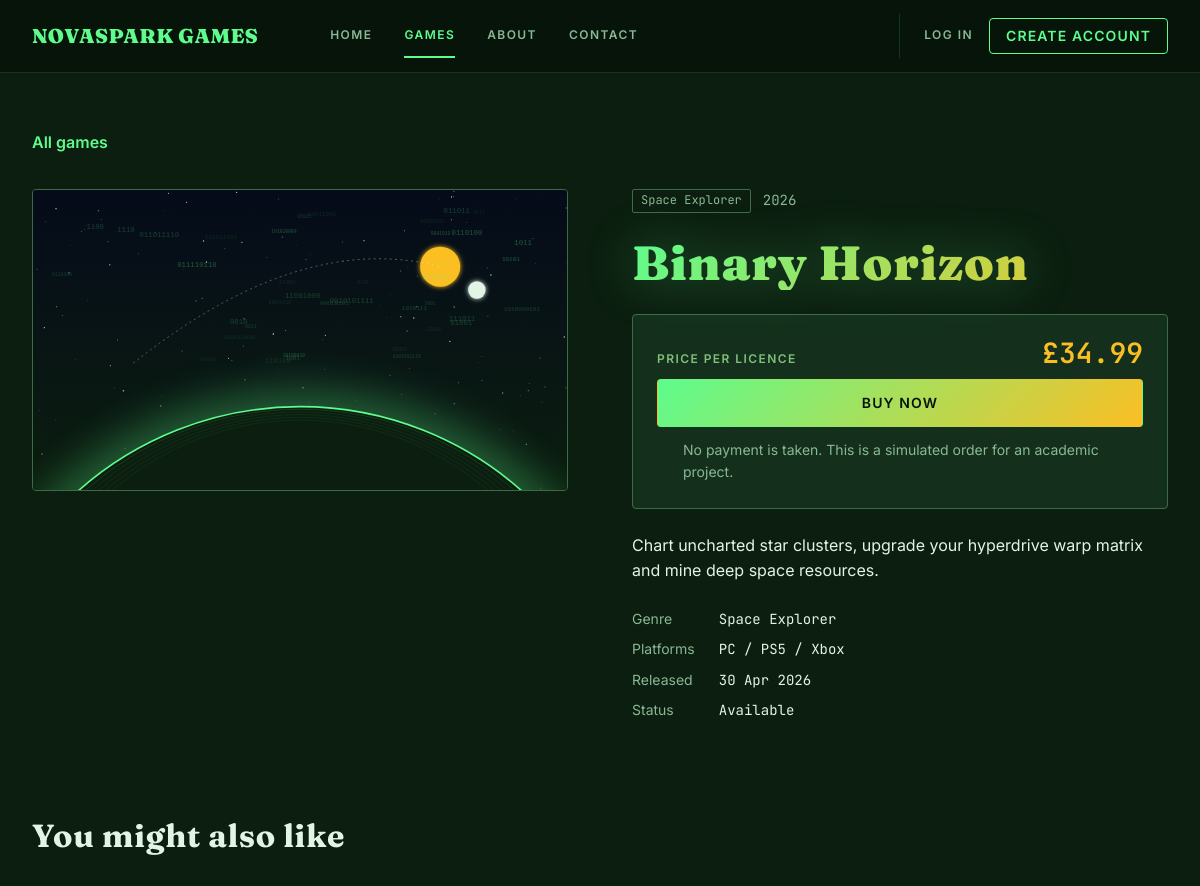
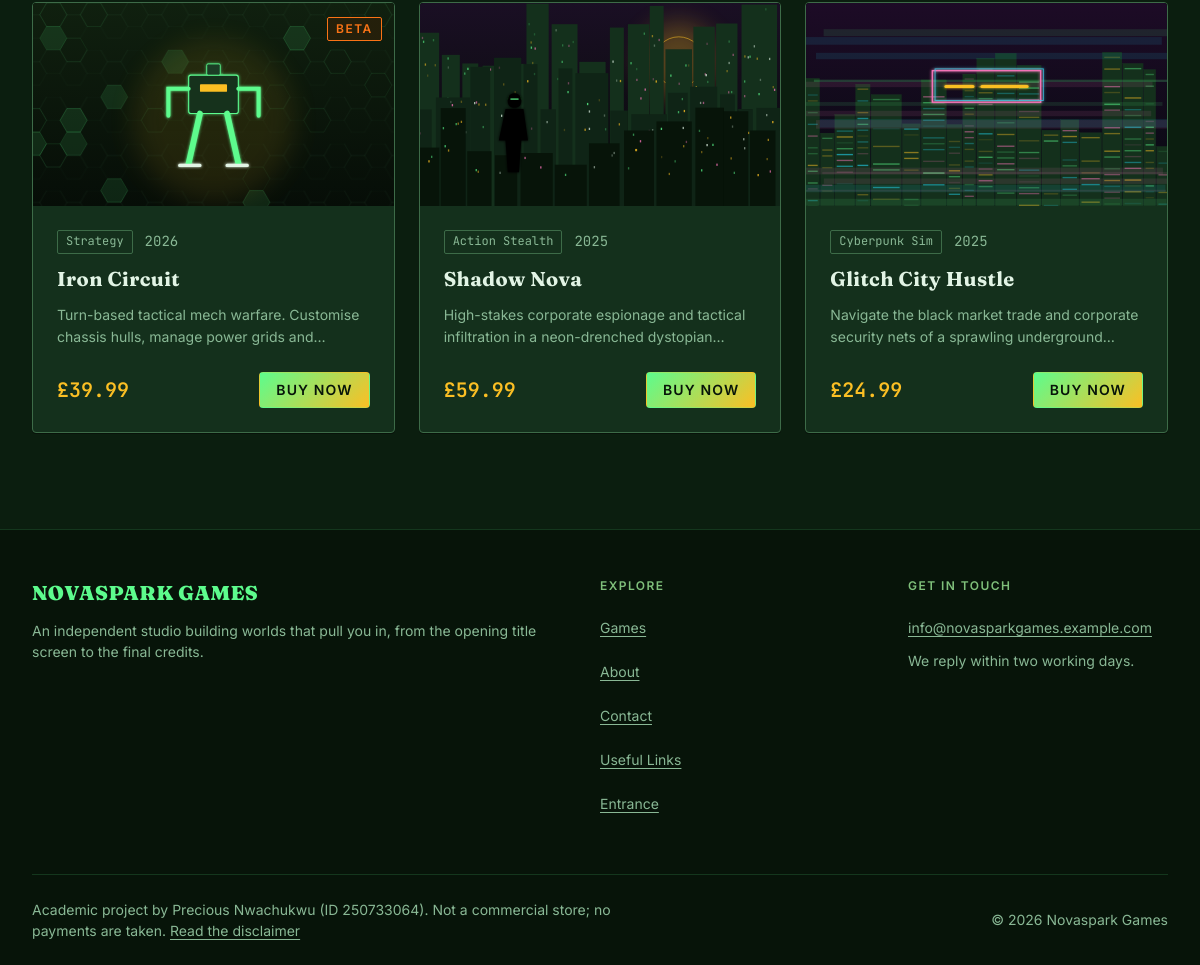
/game.php?id=9, run on the app's committed database (2 pictures, top to bottom).
### tables this page shows
CREATE TABLE games (
    id           INT AUTO_INCREMENT PRIMARY KEY,
    title        VARCHAR(100)  NOT NULL,
    slug         VARCHAR(120)  NULL,
    genre        VARCHAR(50)   NOT NULL,
    price        DECIMAL(10,2) NOT NULL,
    description  TEXT          NOT NULL,
    release_year INT           NOT NULL,
    image_url    VARCHAR(255)  DEFAULT 'assets/img/games/fallback.svg',
    status       ENUM('available','coming_soon','beta','hidden') NOT NULL DEFAULT 'available',
    release_date DATE          NULL,
    platforms    VARCHAR(100)  NULL
);

### includes/helpers.php (called while the page is built, shortened)
<?php
function config(string $key)
{
    static $config = null;
    if ($config === null) {
        $file = is_file(__DIR__ . '/config.php') ? __DIR__ . '/config.php' : __DIR__ . '/config.example.php';
        $config = require $file;
    }
    $env = getenv($key);
    return $config[$key] ?? null;
}
require __DIR__ . '/db.php';
function e($value): string
{
    return htmlspecialchars((string) $value, ENT_QUOTES | ENT_SUBSTITUTE, 'UTF-8');
}
function money($amount): string
{
    return '£' . number_format((float) $amount, 2);
}
function fmt_date(?string $value): string
{
    $ts = strtotime($value);
    return $ts ? date('j M Y', $ts) : '';
}
function base_url(): string
{
    static $base = null;
    if ($base !== null) {
        return $base;
    }
    $configured = (string) config('BASE_URL');
    $script = realpath($_SERVER['SCRIPT_FILENAME'] ?? '') ?: '';
    $root   = realpath(APP_ROOT) ?: APP_ROOT;
    $name   = $_SERVER['SCRIPT_NAME'] ?? '/';
    if ($script !== '' && strpos($script, $root) === 0) {
        $inside = str_replace('\\', '/', substr($script, strlen($root)));
        if ($inside !== '' && substr($name, -strlen($inside)) === $inside) {
            return $base = rtrim(substr($name, 0, -strlen($inside)), '/') . '/';
        }
    }
    return $base = rtrim(dirname($name), '/\\') . '/';
}
function url(string $path = ''): string
{
    return base_url() . ltrim($path, '/');
}
function img_src(?string $src): string
{
    $src = trim((string) $src);
    return preg_match('#^https?://#i', $src) ? $src : url($src);
}
function can_buy(array $game): bool
{
    return in_array($game['status'], ['available', 'beta'], true);
}
function find_game(int $id, bool $includeHidden = false): ?array
{
    $sql = 'SELECT * FROM games WHERE id = ?' . ($includeHidden ? '' : " AND status <> 'hidden'");
    $game = q($sql, [$id])->fetch();
    return $game ?: null;
}
require __DIR__ . '/icons.php';

### includes/db.php (called while the page is built, shortened)
<?php
function db(): PDO
{
    static $pdo = null;
    if ($pdo !== null) {
        return $pdo;
    }
    $options = [
        PDO::ATTR_ERRMODE            => PDO::ERRMODE_EXCEPTION,
        PDO::ATTR_DEFAULT_FETCH_MODE => PDO::FETCH_ASSOC,
        PDO::ATTR_EMULATE_PREPARES   => false,
    ];
    $dsn = sprintf(
        'mysql:host=%s;port=%s;dbname=%s;charset=utf8mb4',
        config('DB_HOST'),
        config('DB_PORT'),
        config('DB_NAME')
    );
    $pdo = new PDO($dsn, config('DB_USER'), config('DB_PASS'), $options);
    return $pdo;
}
function q(string $sql, array $params = []): PDOStatement
{
    $stmt = db()->prepare($sql);
    $stmt->execute($params);
    return $stmt;
}

### includes/config.php (called while the page is built)
<?php
return [
    'DB_DRIVER'   => 'mysql',
    'DB_HOST'     => 'localhost',
    'DB_PORT'     => '3306',
    'DB_NAME'     => 'novaspark_db',
    'DB_USER'     => 'root',
    'DB_PASS'     => '',
    'STUDIO_EMAIL' => 'studio@novasparkgames.example.com',
    'PUBLIC_EMAIL' => 'info@novasparkgames.example.com',
    'MAIL_FROM'    => 'no-reply@novasparkgames.example.com',
    'BASE_URL'    => '',
    'DEBUG'       => false,
];

### game.php (the view, shortened to what this page needs)
<?php
require __DIR__ . '/includes/helpers.php';
$id = (int) ($_GET['id'] ?? 0);
$game = null;
$related = [];
$relatedTitle = '';
try {
    $game = $id > 0 ? find_game($id) : null;
    if ($game) {
        $related = q("SELECT * FROM games WHERE genre = ? AND id <> ? AND status <> 'hidden' ORDER BY release_year DESC LIMIT 3", [$game['genre'], $id])->fetchAll();
        $relatedTitle = 'More in ' . $game['genre'];
        if (!$related) {
            $related = q("SELECT * FROM games WHERE id <> ? AND status IN ('available','beta') ORDER BY release_date DESC LIMIT 3", [$id])->fetchAll();
            $relatedTitle = 'You might also like';
        }
    }
} catch (PDOException $e) {
    log_error($e);
    $pageTitle = 'Game';
    $active = 'games';
    require __DIR__ . '/includes/header.php';
    echo '<div class="container page">' . alert('error', MSG_SERVER_ERROR) . '</div>';
    require __DIR__ . '/includes/footer.php';
    exit;
}
$soon = $game['status'] === 'coming_soon';
$buyUrl = url('checkout.php?game_id=' . (int) $game['id']);
require __DIR__ . '/includes/header.php';
?>
<div class="container page">
  <p class="mb-5"><a class="link-arrow" href="<?= e(url('games.php')) ?>">All games</a></p>
  <div class="split split--even">
    <div class="game-detail__media">
      <?= game_cover($game, 'game-detail__cover', 1600, 900, false) ?>
    </div>
    <div class="game-detail__info">
      <p class="game-card__meta"><?= genre_tag($game['genre']) ?><span class="mono"><?= (int) $game['release_year'] ?></span><?= $game['status'] !== 'available' ? status_badge($game['status']) : '' ?></p>
      <h1 class="h1"><?= e($game['title']) ?></h1>
      <div class="game-detail__buy">
        <?php if ($soon): ?>
          <div class="game-detail__price-row">
            <span class="label">Release date</span>
            <span class="price"><?= $game['release_date'] ? e(fmt_date($game['release_date'])) : 'To be announced' ?></span>
          </div>
          <p class="small muted">This game isn't available to buy yet. Check back on launch day.</p>
        <?php else: ?>
          <div class="game-detail__price-row">
            <span class="label">Price per licence</span>
            <span class="price price--total"><?= e(money($game['price'])) ?></span>
          </div>
          <?php if (can_buy($game)): ?>
            <a class="btn btn--primary" href="<?= e($buyUrl) ?>">Buy now</a>
          <?php endif; ?>
          <p class="summary__note"><?= icon('info') ?><span>No payment is taken. This is a simulated order for an academic project.</span></p>
        <?php endif; ?>
      </div>
      <div class="prose">
        <p><?= e($game['description']) ?></p>
      </div>
      <dl class="facts">
        <dt>Genre</dt><dd><?= e($game['genre']) ?></dd>
        <?php if ($game['platforms']): ?><dt>Platforms</dt><dd><?= e($game['platforms']) ?></dd><?php endif; ?>
        <dt>Released</dt><dd><?= $game['release_date'] ? e(fmt_date($game['release_date'])) : (int) $game['release_year'] ?></dd>
        <dt>Status</dt><dd><?= e(GAME_STATUSES[$game['status']] ?? '') ?></dd>
      </dl>
    </div>
  </div>
  <?php if ($related): ?>
    <section class="section" aria-labelledby="related-title">
      <?= section_header($relatedTitle, '', 'related-title') ?>
      <?= game_grid($related) ?>
    </section>
  <?php endif; ?>
</div>
<?php require __DIR__ . '/includes/footer.php'; ?>

### includes/components/game-card.php (shortened to what this page needs)
<?php
function game_cover(array $game, string $class, int $w = 640, int $h = 360, bool $lazy = true): string
{
    $src = trim((string) ($game['image_url'] ?? ''));
    return '<img class="' . e($class) . '" src="' . e(img_src($src)) . '" alt="Cover art for ' . e($game['title']) . '"'
        . ' width="' . $w . '" height="' . $h . '"' . ($lazy ? ' loading="lazy" decoding="async"' : '')
        . ' data-fallback="' . e($game['title']) . '">';
}
function game_card(array $game, string $headingLevel = 'h3'): string
{
    $soon = $game['status'] === 'coming_soon';
    $link = url('game.php?id=' . (int) $game['id']);
    $html = '<article class="game-card' . ($soon ? ' game-card--soon' : '') . '">';
    $html .= '<div class="game-card__media">' . game_cover($game, 'game-card__img');
    if ($game['status'] !== 'available') {
        $html .= '<div class="game-card__badge">' . status_badge($game['status']) . '</div>';
    }
    $html .= '</div><div class="game-card__body">';
    $html .= '<p class="game-card__meta">' . genre_tag($game['genre']) . '<span class="mono">' . (int) $game['release_year'] . '</span></p>';
    $html .= '<' . $headingLevel . ' class="game-card__title"><a class="game-card__link" href="' . e($link) . '">' . e($game['title']) . '</a></' . $headingLevel . '>';
    $html .= '<p class="game-card__desc">' . e($game['description']) . '</p>';
    $html .= '<div class="game-card__footer">';
    if ($soon) {
        $html .= '<p class="game-card__release"><span class="visually-hidden">Release date: </span>'
            . ($game['release_date'] ? 'Out ' . e(fmt_date($game['release_date'])) : 'Coming soon') . '</p>';
    } else {
        $html .= '<p class="price">' . e(money($game['price'])) . '</p>';
        if (can_buy($game)) {
            $html .= '<a class="btn btn--primary btn--compact game-card__buy" href="' . e(url('checkout.php?game_id=' . (int) $game['id'])) . '">'
                . 'Buy now<span class="visually-hidden"> ' . e($game['title']) . '</span></a>';
        }
    }
    $html .= '</div></div></article>';
    return $html;
}
function game_grid(array $games): string
{
    $html = '<ul class="game-grid" role="list">';
    foreach ($games as $game) {
        $html .= '<li>' . game_card($game) . '</li>';
    }
    return $html . '</ul>';
}

### includes/components/badge.php (shortened to what this page needs)
<?php
function status_badge(string $status): string
{
    $variants = ['available' => 'success', 'coming_soon' => 'amber', 'beta' => 'warning', 'hidden' => 'muted'];
    $label = GAME_STATUSES[$status] ?? ucfirst($status);
    return '<span class="badge badge--' . ($variants[$status] ?? 'muted') . '">' . e($label) . '</span>';
}
function genre_tag(string $genre): string
{
    return '<span class="tag">' . e($genre) . '</span>';
}

### assets/css/tokens.css (style rules this page uses)
:root { --color-bg: #0b1e0f; --color-surface: #14301c; --color-surface-raised: #1b3d25; --color-header: #071409; --color-text: #e2f4e5; --color-text-muted: #89b895; --color-label: #7fbf7a; --color-accent: #5dfc8d; --color-accent-2: #fbbf24; --color-on-accent: #071409; --color-success: #22c55e; --color-danger: #f87171; --color-warning: #f97316; --color-border-subtle: rgba(93, 252, 141, 0.15); --color-border: #3d6b48; --color-border-input: #4a7d56; --gradient-brand: linear-gradient(135deg, #5dfc8d 0%, #fbbf24 100%); --color-accent-tint: rgba(93, 252, 141, 0.12); --color-accent-hover-border: rgba(93, 252, 141, 0.6); --color-backdrop: rgba(3, 10, 5, 0.75); --gradient-hairline: linear-gradient(90deg, #5dfc8d 0%, rgba(251, 191, 36, 0.6) 50%, transparent 100%); --overlay-hero: linear-gradient(180deg, rgba(11, 30, 15, 0.7) 0%, rgba(11, 30, 15, 0.82) 60%, rgba(11, 30, 15, 1) 100%); --overlay-media: linear-gradient(180deg, transparent 40%, rgba(7, 20, 9, 0.85) 100%); --fade-edge: linear-gradient(90deg, #000 0, #000 calc(100% - 32px), transparent 100%); --hero-image: url("../img/hero.svg"); --shimmer: linear-gradient(90deg, transparent, rgba(93, 252, 141, 0.06), transparent); --font-display: "Fraunces", "Times New Roman", Georgia, serif; --font-body: "Inter", system-ui, "Segoe UI", Roboto, sans-serif; --font-mono: "JetBrains Mono", "Courier New", Courier, monospace; --text-display: clamp(2.5rem, 6vw, 4rem); --text-h1: clamp(2rem, 4.5vw, 3rem); --text-h2: clamp(1.5rem, 3vw, 2rem); --text-h3: 1.25rem; --text-body-lg: 1.125rem; --text-body: 1rem; --text-body-sm: 0.875rem; --text-label: 0.75rem; --text-button: 0.875rem; --text-mono: 0.875rem; --text-price: 1.25rem; --text-price-total: 1.75rem; --text-logo: 1.25rem; --tracking-label: 0.12em; --tracking-button: 0.08em; --tracking-display: 0.02em; --measure: 68ch; --measure-intro: 60ch; --space-1: 4px; --space-2: 8px; --space-3: 12px; --space-4: 16px; --space-5: 24px; --space-6: 32px; --space-7: 48px; --space-8: 64px; --space-9: 96px; --container-max: 1200px; --gutter: 16px; --section-gap: 64px; --touch-min: 44px; --control-height: 48px; --compact-height: 36px; --header-height: 64px; --radius-sm: 2px; --radius-md: 4px; --radius-lg: 8px; --radius-round: 999px; --shadow-card: 0 1px 0 rgba(0, 0, 0, 0.4); --shadow-overlay: 0 16px 40px rgba(0, 0, 0, 0.5); --glow-title: drop-shadow(0 0 24px rgba(93, 252, 141, 0.35)); --focus-ring: 0 0 0 2px #0b1e0f, 0 0 0 4px #5dfc8d; --dur-fast: 120ms; --dur-base: 200ms; --dur-slow: 400ms; --ease-out: cubic-bezier(0.2, 0.8, 0.2, 1); --z-header: 100; --z-menu: 200; --z-modal: 1000; --z-toast: 1100; }
@media (min-width: 768px) { :root { --gutter: 24px; --header-height: 72px; } }
@media (min-width: 1024px) { :root { --gutter: 32px; --section-gap: 96px; } }

### assets/css/base.css (style rules this page uses)
*, *::before, *::after { box-sizing: border-box; }
html { -webkit-text-size-adjust: 100%; text-size-adjust: 100%; scroll-padding-top: calc(var(--header-height) + var(--space-4)); }
body { margin: 0; min-height: 100vh; display: flex; flex-direction: column; background: var(--color-bg); color: var(--color-text); font-family: var(--font-body); font-size: var(--text-body); line-height: 1.6; overflow-x: hidden; -webkit-font-smoothing: antialiased; }
h1, h2, h3, h4, p, ul, ol, dl, dd, figure, blockquote { margin: 0; }
ul[role="list"], ol[role="list"] { list-style: none; padding: 0; }
h1, h2, h3, h4 { font-family: var(--font-display); letter-spacing: var(--tracking-display); color: var(--color-text); text-wrap: balance; }
p, li { max-width: var(--measure); }
img, svg { display: block; max-width: 100%; }
img { height: auto; }
a { color: var(--color-accent); text-underline-offset: 0.2em; text-decoration-thickness: 1px; }
.display, .h1 { font-family: var(--font-display); font-weight: 900; background: var(--gradient-brand); -webkit-background-clip: text; background-clip: text; color: transparent; filter: var(--glow-title); max-width: 20ch; }
.h1 { font-size: var(--text-h1); line-height: 1.1; }
.mono { font-family: var(--font-mono); font-size: var(--text-mono); line-height: 1.4; }
.label { font-family: var(--font-body); font-size: var(--text-label); line-height: 1.3; font-weight: 600; text-transform: uppercase; letter-spacing: var(--tracking-label); color: var(--color-label); }
.price { font-family: var(--font-mono); font-size: var(--text-price); font-weight: 600; line-height: 1; color: var(--color-accent-2); }
.price--total { font-size: var(--text-price-total); }

### assets/css/utilities.css (style rules this page uses)
.mb-5 { margin-bottom: var(--space-5); }

### data on the page
games: image_url (picture), genre "Space Explorer", release_year "2026", price "£34.99", description "Chart uncharted star clusters, upgrade your hyperdrive warp matrix and mine deep space resources.", platforms "PC / PS5 / Xbox", release_date "30 Apr 2026", status "Available"
games: image_url (picture), status "BETA", genre "Strategy", release_year "2026", title "Iron Circuit", description "Turn-based tactical mech warfare. Customise chassis hulls, manage power grids…", price "£39.99"
games: image_url (picture), genre "Action Stealth", release_year "2025", title "Shadow Nova", description "High-stakes corporate espionage and tactical infiltration in a neon-drenched…", price "£59.99"
games: image_url (picture), genre "Cyberpunk Sim", release_year "2025", title "Glitch City Hustle", description "Navigate the black market trade and corporate security nets of a sprawling…", price "£24.99"

### other printed values
$label "HOME"
$label "GAMES"
$label "ABOUT"
$label "CONTACT"
$title "You might also like"
config('PUBLIC_EMAIL') "info@novasparkgames.example.com"
